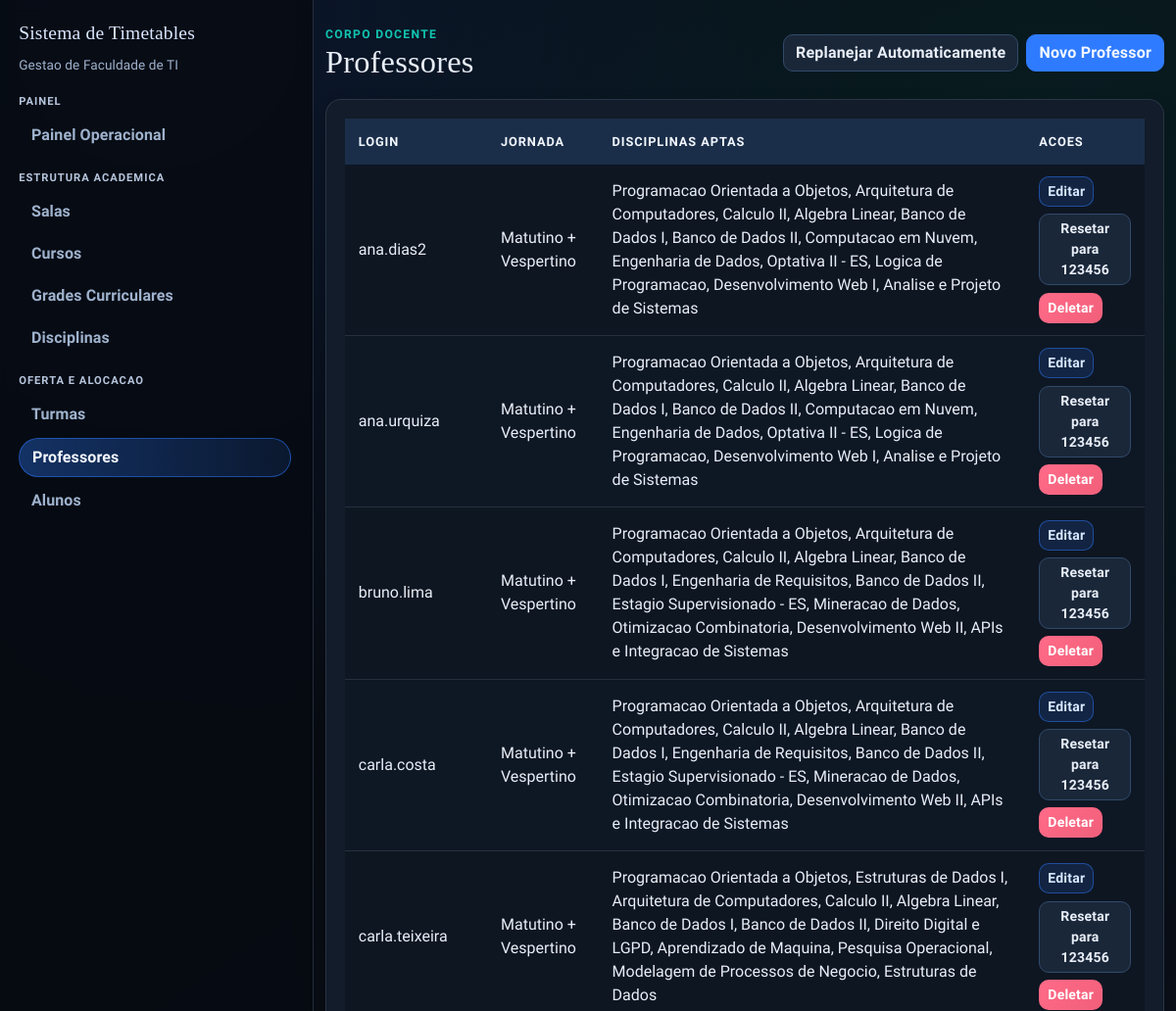
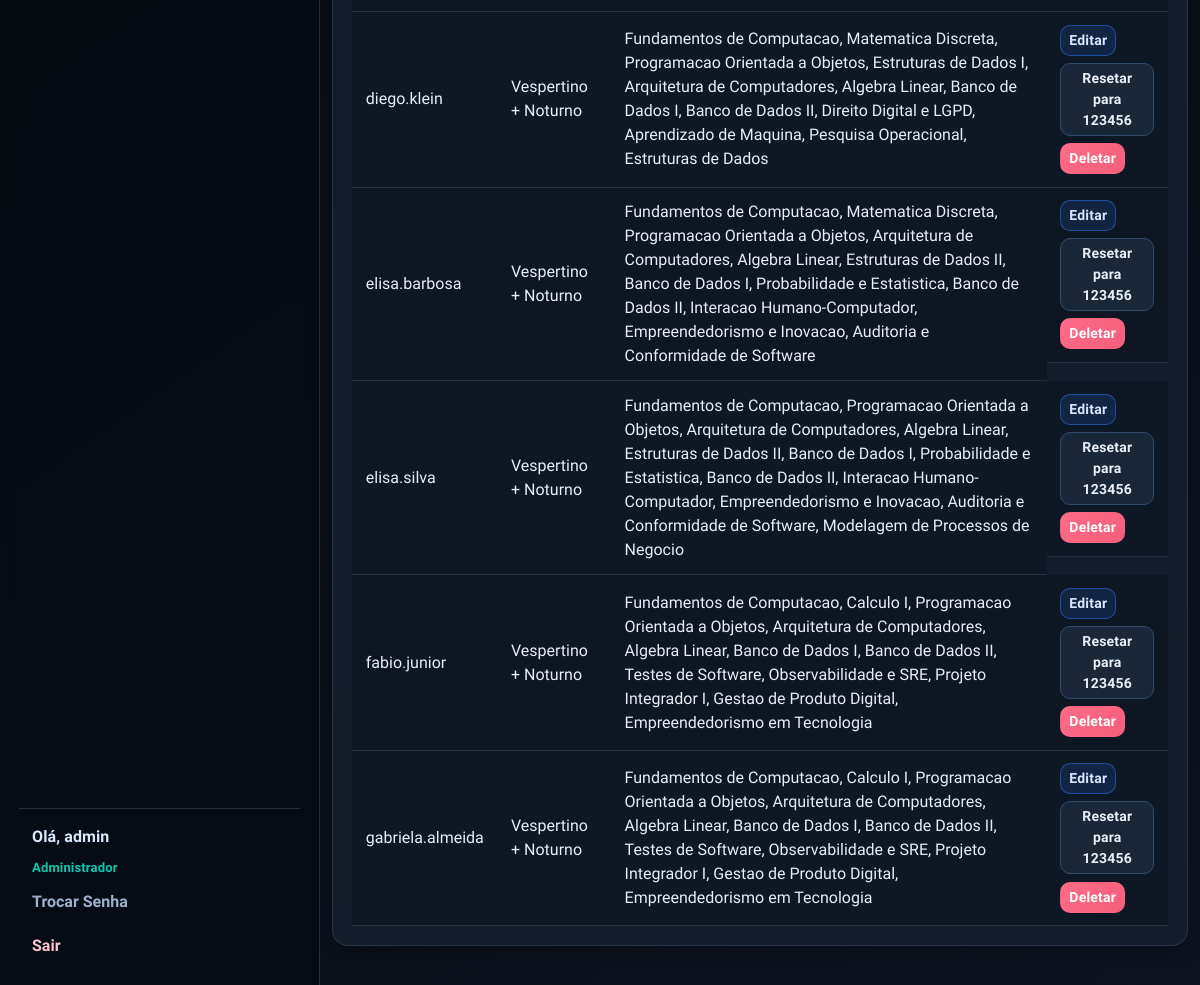
The page /professores (signed in) on the database its author committed (2 pictures, top to bottom).
### app/models.py (models this page shows, shortened)
class User(UserMixin, db.Model):
    id = db.Column(db.Integer, primary_key=True)
    username = db.Column(db.String(64), unique=True, nullable=False)
    email = db.Column(db.String(120), unique=True, nullable=False)
    password_hash = db.Column(db.String(128))
    role = db.Column(db.String(20), default='professor')  # 'admin' or 'professor'
    jornada_turnos = db.Column(db.String(40), nullable=False, default="vespertino_noturno")
    disciplinas_aptas = db.relationship(
        "Disciplina",
        secondary=professor_disciplina,
        lazy="select",
        backref=db.backref("professores_aptos", lazy="select"),
    )
    def is_admin(self):
        return self.role == 'admin'

### app/routes/admin.py (the view)
@bp.route("/professores")
@login_required
@admin_required
def professores():
    professores = User.query.filter_by(role="professor").order_by(User.username.asc()).all()
    delete_form = DeleteForm()
    reset_form = ResetPasswordForm()
    return render_template(
        "professores.html",
        professores=professores,
        jornada_label_for=get_professor_workload_label,
        delete_form=delete_form,
        reset_form=reset_form,
    )

### app/forms.py (called while the page is built)
def get_professor_workload_label(profile_key):
    labels_by_profile = dict(PROFESSOR_WORKLOAD_CHOICES)
    return labels_by_profile.get(profile_key, "Nao definido")

### app/models.py (called while the page is built)
@login_manager.user_loader
def load_user(user_id):
    return db.session.get(User, int(user_id))

### app/routes/helpers.py (called while the page is built)
def admin_required_redirect():
    if getattr(current_user, "is_authenticated", False) and current_user.is_admin():
        return None
    flash("Acesso restrito ao administrador.", "danger")
    return redirect(url_for("main.index"))

def admin_required(view_func):
    @wraps(view_func)
    def wrapper(*args, **kwargs):
        guard = admin_required_redirect()
        if guard:
            return guard
        return view_func(*args, **kwargs)
    return wrapper

### templates/professores.html (shortened to what this page needs)
{% extends "base.html" %}
{% block content %}
<section class="stagger-in">
  <div class="page-head">
    <div>
      <p class="eyebrow">Corpo Docente</p>
      <h1>Professores</h1>
    </div>
    <div class="d-flex gap-2">
      <form
        method="POST"
        action="{{ url_for('main.replanejar_professores_automatico') }}"
        onsubmit="return confirm('Isso vai remover os professores atuais, limpar alocacoes docentes e recriar o quadro automaticamente. Continuar?');"
      >
        <button type="submit" class="btn btn-outline-secondary">Replanejar Automaticamente</button>
      </form>
      <a href="{{ url_for('main.new_professor') }}" class="btn btn-primary">Novo Professor</a>
    </div>
  </div>
  <div class="surface table-shell">
    <div class="table-responsive">
      <table class="table">
        <thead>
          <tr>
            <th>Login</th>
            <th>Jornada</th>
            <th>Disciplinas Aptas</th>
            <th>Acoes</th>
          </tr>
        </thead>
        <tbody>
          {% for professor in professores %}
          <tr>
            <td>{{ professor.username }}</td>
            <td>{{ jornada_label_for(professor.jornada_turnos) }}</td>
            <td>
              {% if professor.disciplinas_aptas %}
              {{ professor.disciplinas_aptas | map(attribute='nome') | join(', ') }}
              {% else %}
              <span class="text-muted">Nenhuma aptidao cadastrada</span>
              {% endif %}
            </td>
            <td class="actions-cell">
              <a href="{{ url_for('main.edit_professor', id=professor.id) }}" class="btn btn-sm btn-edit">Editar</a>
              <form
                method="POST"
                action="{{ url_for('main.reset_professor_password', id=professor.id) }}"
                class="d-inline"
                onsubmit="return confirm('Resetar senha deste professor para 123456?');"
              >
                <button type="submit" class="btn btn-sm btn-secondary">Resetar para 123456</button>
              </form>
              <form
                method="POST"
                action="{{ url_for('main.delete_professor', id=professor.id) }}"
                class="d-inline"
                onsubmit="return confirm('Tem certeza que deseja deletar este professor?');"
              >
                <button type="submit" class="btn btn-sm btn-danger">Deletar</button>
              </form>
            </td>
          </tr>
          {% endfor %}
        </tbody>
      </table>
    </div>
  </div>
</section>
{% endblock %}

### templates/base.html (shortened to what this page needs)
<!doctype html>
<html lang="pt-br">
  <head>
    <link
      href="https://cdn.jsdelivr.net/npm/bootstrap@5.1.3/dist/css/bootstrap.min.css"
      rel="stylesheet"
    />
    <link rel="stylesheet" href="{{ url_for('static', filename='css/styles.css') }}" />
  </head>
  <body>
    {% if current_user.is_authenticated %}
    {% set current_endpoint = request.endpoint or '' %}
    <div class="app-shell">
      <aside class="app-sidebar">
        <a class="app-brand" href="{{ url_for('main.index') }}">Sistema de Timetables</a>
        <p class="sidebar-subtitle">Gestao de Faculdade de TI</p>
        <nav class="sidebar-nav">
          <ul class="nav flex-column gap-3">
            {% if current_user.is_admin() %}
            <li class="nav-group">
              <p class="sidebar-group-title">Painel</p>
              <a class="sidebar-link {{ 'is-active' if current_endpoint == 'main.admin_dashboard' else '' }}" href="{{ url_for('main.admin_dashboard') }}">Painel Operacional</a>
            </li>
            <li class="nav-group">
              <p class="sidebar-group-title">Estrutura Academica</p>
              <a class="sidebar-link {{ 'is-active' if current_endpoint in ['main.salas', 'main.new_sala', 'main.edit_sala'] else '' }}" href="{{ url_for('main.salas') }}">Salas</a>
              <a class="sidebar-link {{ 'is-active' if current_endpoint in ['main.cursos', 'main.new_curso', 'main.edit_curso'] else '' }}" href="{{ url_for('main.cursos') }}">Cursos</a>
              <a class="sidebar-link {{ 'is-active' if current_endpoint in ['main.grades', 'main.new_grade', 'main.edit_grade', 'main.grade_items', 'main.new_grade_item', 'main.edit_grade_item'] else '' }}" href="{{ url_for('main.grades') }}">Grades Curriculares</a>
              <a class="sidebar-link {{ 'is-active' if current_endpoint in ['main.disciplinas', 'main.new_disciplina', 'main.edit_disciplina'] else '' }}" href="{{ url_for('main.disciplinas') }}">Disciplinas</a>
            </li>
            <li class="nav-group">
              <p class="sidebar-group-title">Oferta e Alocacao</p>
              <a class="sidebar-link {{ 'is-active' if current_endpoint in ['main.turmas', 'main.new_turma', 'main.edit_turma', 'main.turma_quadro', 'main.turma_alunos', 'main.delete_turma_matricula', 'main.alocar_professor_timetable', 'main.alocar_professores_turma_lote'] else '' }}" href="{{ url_for('main.turmas') }}">Turmas</a>
              <a class="sidebar-link {{ 'is-active' if current_endpoint in ['main.professores', 'main.new_professor', 'main.edit_professor'] else '' }}" href="{{ url_for('main.professores') }}">Professores</a>
              <a class="sidebar-link {{ 'is-active' if current_endpoint in ['main.alunos', 'main.new_aluno', 'main.edit_aluno'] else '' }}" href="{{ url_for('main.alunos') }}">Alunos</a>
            </li>
            {% else %}
            <li class="nav-group">
              <p class="sidebar-group-title">Professor</p>
              <a class="sidebar-link {{ 'is-active' if current_endpoint == 'main.professor_dashboard' else '' }}" href="{{ url_for('main.professor_dashboard') }}">Minhas Turmas</a>
            </li>
            {% endif %}
          </ul>
        </nav>
        <div class="sidebar-user">
          <span class="sidebar-greeting">Ol&aacute;, {{ current_user.username }}</span>
          <span class="sidebar-role">{{ 'Administrador' if current_user.is_admin() else 'Professor' }}</span>
          <a class="sidebar-link {{ 'is-active' if current_endpoint == 'main.change_password' else '' }}" href="{{ url_for('main.change_password') }}">Trocar Senha</a>
          <a class="sidebar-link sidebar-link-logout" href="{{ url_for('main.logout') }}">Sair</a>
        </div>
      </aside>
      <main class="app-content">
        <div class="container app-main">
    {% endif %}
      {% block content %}{% endblock %}
    {% if current_user.is_authenticated %}
        </div>
      </main>
    </div>
    {% else %}
    </main>
    {% endif %}
  </body>
</html>

### rows shown on the page
User: username "admin", role "Administrador"
User: username "ana.dias2", jornada_turnos "Matutino + Vespertino", disciplinas_aptas|map "Programacao Orientada a Objetos, Arquitetura de Computadores, Calculo II, Algebra Linear, Banco de Dados I, Banco de Dados II, Computacao em Nuvem, Engenharia de Dados, Optativa II - ES, Logica de Programacao, Desenvolvimento Web I, Analise e Projeto de Sistemas"
User: username "ana.urquiza", jornada_turnos "Matutino + Vespertino", disciplinas_aptas|map "Programacao Orientada a Objetos, Arquitetura de Computadores, Calculo II, Algebra Linear, Banco de Dados I, Banco de Dados II, Computacao em Nuvem, Engenharia de Dados, Optativa II - ES, Logica de Programacao, Desenvolvimento Web I, Analise e Projeto de Sistemas"
User: username "bruno.lima", jornada_turnos "Matutino + Vespertino", disciplinas_aptas|map "Programacao Orientada a Objetos, Arquitetura de Computadores, Calculo II, Algebra Linear, Banco de Dados I, Engenharia de Requisitos, Banco de Dados II, Estagio Supervisionado - ES, Mineracao de Dados, Otimizacao Combinatoria, Desenvolvimento Web II, APIs e Integracao de Sistemas"
User: username "carla.costa", jornada_turnos "Matutino + Vespertino", disciplinas_aptas|map "Programacao Orientada a Objetos, Arquitetura de Computadores, Calculo II, Algebra Linear, Banco de Dados I, Engenharia de Requisitos, Banco de Dados II, Estagio Supervisionado - ES, Mineracao de Dados, Otimizacao Combinatoria, Desenvolvimento Web II, APIs e Integracao de Sistemas"
User: username "carla.teixeira", jornada_turnos "Matutino + Vespertino", disciplinas_aptas|map "Programacao Orientada a Objetos, Estruturas de Dados I, Arquitetura de Computadores, Calculo II, Algebra Linear, Banco de Dados I, Banco de Dados II, Direito Digital e LGPD, Aprendizado de Maquina, Pesquisa Operacional, Modelagem de Processos de Negocio, Estruturas de Dados"
User: username "diego.klein", jornada_turnos "Vespertino + Noturno", disciplinas_aptas|map "Fundamentos de Computacao, Matematica Discreta, Programacao Orientada a Objetos, Estruturas de Dados I, Arquitetura de Computadores, Algebra Linear, Banco de Dados I, Banco de Dados II, Direito Digital e LGPD, Aprendizado de Maquina, Pesquisa Operacional, Estruturas de Dados"
User: username "elisa.barbosa", jornada_turnos "Vespertino + Noturno", disciplinas_aptas|map "Fundamentos de Computacao, Matematica Discreta, Programacao Orientada a Objetos, Arquitetura de Computadores, Algebra Linear, Estruturas de Dados II, Banco de Dados I, Probabilidade e Estatistica, Banco de Dados II, Interacao Humano-Computador, Empreendedorismo e Inovacao, Auditoria e Conformidade de Software"
User: username "elisa.silva", jornada_turnos "Vespertino + Noturno", disciplinas_aptas|map "Fundamentos de Computacao, Programacao Orientada a Objetos, Arquitetura de Computadores, Algebra Linear, Estruturas de Dados II, Banco de Dados I, Probabilidade e Estatistica, Banco de Dados II, Interacao Humano-Computador, Empreendedorismo e Inovacao, Auditoria e Conformidade de Software, Modelagem de Processos de Negocio"
User: username "fabio.junior", jornada_turnos "Vespertino + Noturno", disciplinas_aptas|map "Fundamentos de Computacao, Calculo I, Programacao Orientada a Objetos, Arquitetura de Computadores, Algebra Linear, Banco de Dados I, Banco de Dados II, Testes de Software, Observabilidade e SRE, Projeto Integrador I, Gestao de Produto Digital, Empreendedorismo em Tecnologia"
User: username "gabriela.almeida", jornada_turnos "Vespertino + Noturno", disciplinas_aptas|map "Fundamentos de Computacao, Calculo I, Programacao Orientada a Objetos, Arquitetura de Computadores, Algebra Linear, Banco de Dados I, Banco de Dados II, Testes de Software, Observabilidade e SRE, Projeto Integrador I, Gestao de Produto Digital, Empreendedorismo em Tecnologia"
